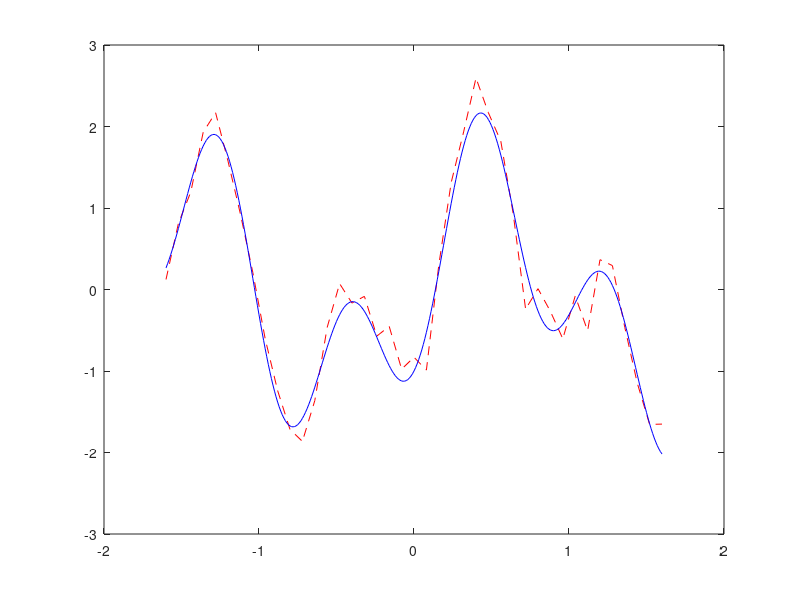

Write MATLAB code to recreate this figure. (Note: this script raises an error after producing the figure.)
clear all;
clc;

%Function Approximation

x_train = [-1.6: 0.08: 1.6];
x_test = [-1.6: 0.01: 1.6];
% training set with random noise
record_randn = 0.3 * randn(1, 41);
y_train = 1.2 * sin(pi * x_train) - cos(2.4 * pi * x_train) + record_randn;

% We use this random noise to write the report
%y_train = [0.311577393770675	0.378112952625106	0.658486707908682	1.66110315090113	2.11320575488674	1.73034110860957	1.12270819679774	-0.0352918346975698	-0.684772043278092	-1.87208303985565	-1.90195246347018	-1.82683957595898	-1.04273018139262	-0.712288786438255	-0.656154435786554	-0.152010593069156	-0.474195526467749	-0.784967276171051	-0.675271461285771	-1.08793463135819	-0.880491146150202	-0.259913765960200	0.275769838404923	1.22321188075539	1.96402393886018	2.48456511887934	2.22852669911097	2.07311843897311	0.979718623378620	0.253669312511928	0.247159537904824	-0.649897908262488	-0.428029311188398	0.112994203781400	0.160068773056403	0.645914216840377	0.360147443326543	-0.322988568206957	-1.27426397168327	-1.47600646094217	-2.43236084744215];

y_test = 1.2 * sin(pi * x_test) - cos(2.4 * pi * x_test);

% visualization
figure(1);
%subplot(2,1,1)
plot(x_train, y_train, '--r')
hold on;
plot(x_test, y_test, 'b');

% Exact Interpolation Method
sigma = 0.1;
X_train = x_train;
target_train = y_train;
w = RBFN_exact_woreg(X_train, target_train, sigma);
predict_test = predict_wobias(x_test, w, X_train, sigma);
predict_train = predict_wobias(x_train, w, X_train, sigma);
hold on;
plot(x_test, predict_test, 'k', LineWidth = 1);
legend('training set with random noise', 'testing set', 'prediction');
title('The Result of RBFN without regularization, std = 0.001');

% sigma = 10;
% X_train = x_train;
% target_train = y_train;
% w = RBFN_exact_woreg(X_train, target_train, sigma);
% predict_test = predict_wobias(x_test, w, X_train, sigma);
% predict_train = predict_wobias(x_train, w, X_train, sigma);
% subplot(2,1,2)
% plot(x_train, y_train, '--r')
% hold on;
% plot(x_test, y_test, 'b');
% hold on;
% plot(x_test, predict_test, 'k', LineWidth = 1);
% legend('training set with random noise', 'testing set', 'prediction');
% title('The Result of RBFN without regularization, std = 10');


%MSE
err_train = predict_train - y_train;
err_test = predict_test - y_test;
MSE_train = 0.5 * (norm(err_train))^2,
MSE_test = 0.5 * (norm(err_test))^2,

figure(2);
subplot(3,1,1);
bar(x_test, err_test);
title('Error in testing set');
legend('Error = Predict - Target')
subplot(3,1,2);
bar(x_train, err_train);
title('Error in training set');
legend('Error = Predict - Target')
subplot(3,1,3);
bar(x_train, record_randn,'FaceColor',[0 .5 .5]);
title('Random noise of training set')
legend('Random Noise')
